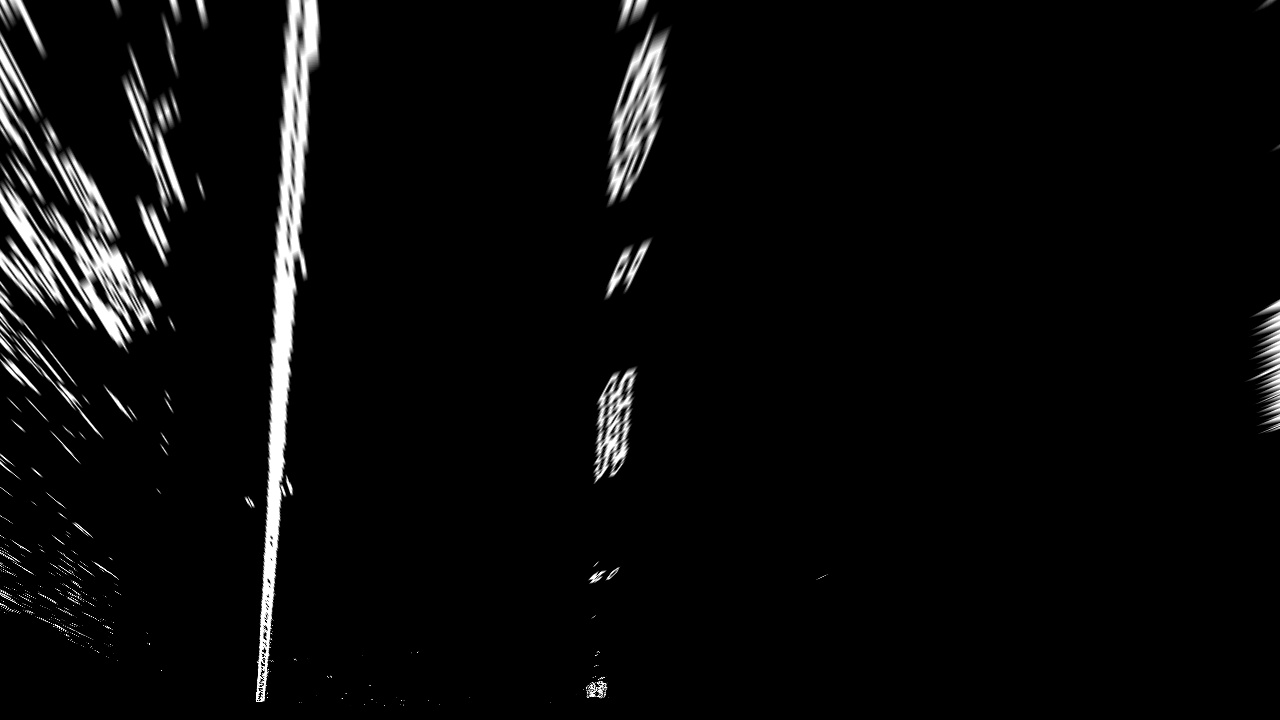
#> input picture 1112_findLaneLine/output_images/warped_img.jpg, 1280 x 720 px
$ python '寻找车道线.py'   (older library calls are emulated)
#> lines starting #> are read from the running program, lines starting #| are printed output that depends on the picture; after the words box and inside, x2 and y2 are one past the last pixel; in counts of white or black regions, pixels touching at a corner belong together; long printed decimals are rounded
#> further down, warped_img is the input picture: shape (720, 1280); min 0, max 255, mean 10
import numpy as np
import cv2
import matplotlib.pyplot as plt
import pickle

# function define for further step
def curvature(left_fit,right_fit,binary_warped,print_data = True):
    ploty = np.linspace(0,binary_warped.shape[0] -1 , binary_warped.shape[0])
    y_eval = np.max(ploty)
    #y_eval就是曲率，这里是选择最大的曲率

    ym_per_pix = 30/720#在y维度上 米/像素
    xm_per_pix = 3.7/700#在x维度上 米/像素

    #确定左右车道
    leftx = left_fit[0]*ploty**2 + left_fit[1]*ploty + left_fit[2]
    rightx = right_fit[0]*ploty**2 + right_fit[1]*ploty + right_fit[2]

    #定义新的系数在米
    left_fit_cr = np.polyfit(ploty*ym_per_pix, leftx*xm_per_pix, 2)
    right_fit_cr = np.polyfit(ploty*ym_per_pix, rightx*xm_per_pix, 2)
    #最小二乘法拟合

    #计算新的曲率半径
    left_curverad = ((1 + (2*left_fit_cr[0]*y_eval*ym_per_pix + left_fit_cr[1])**2)**1.5) / np.absolute(2*left_fit_cr[0])
    right_curverad = ((1 + (2*right_fit_cr[0]*y_eval*ym_per_pix + right_fit_cr[1])**2)**1.5) / np.absolute(2*right_fit_cr[0])

    #计算中心点，线的中点是左右线底部的中间
    left_lane_bottom = (left_fit[0]*y_eval)**2 + left_fit[0]*y_eval + left_fit[2]
    right_lane_bottom = (right_fit[0]*y_eval)**2 + right_fit[0]*y_eval + right_fit[2]
    lane_center = (left_lane_bottom + right_lane_bottom)/2.
    center_image = 640
    center = (lane_center - center_image)*xm_per_pix#转换成米

    if print_data == True:
        #现在的曲率半径已经转化为米了
        print(left_curverad, 'm', right_curverad, 'm', center, 'm')

    return left_curverad, right_curverad, center

# [45 lines left out: functions show_info, draw_lines, not called in this run]

def undistort(img):
    cal_pickle = pickle.load(open("../camera_cal_pic/wide_dist_pickle.p", "rb"))
    mtx = cal_pickle['mtx']
    dist = cal_pickle['dist']
    undist = cv2.undistort(img,mtx,dist,None,mtx)
    return undist


def find_lines(img,print = True):
    #假设您已经创建了一个被扭曲的二进制图像，称为“binary_warped”
    #取图像下半部分的直方图
#> called with print = True
    histogram= np.sum(img[img.shape[0] //2:,:],axis = 0)
#> histogram = 1280 values, max 60486 at index 272, min 0 at index 176, mean 1748.9
    #创建一个输出图像来绘制和可视化结果
    out_img = np.dstack((img,img,img))*255
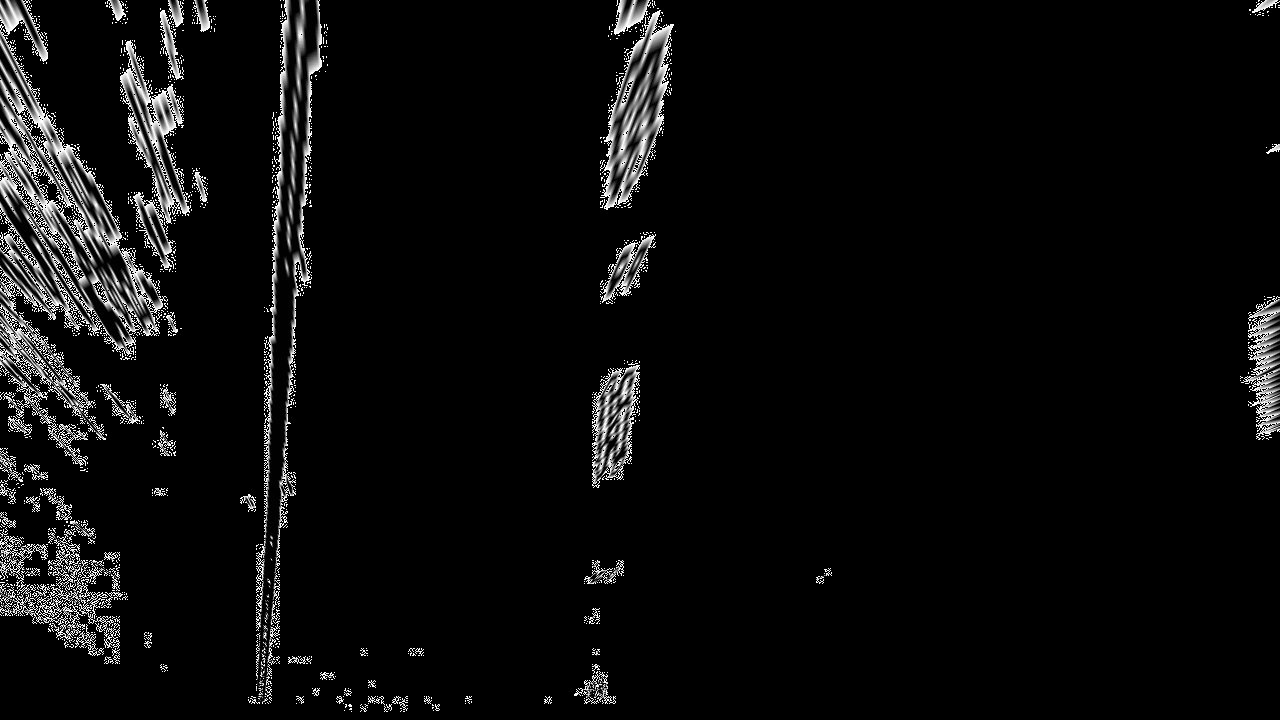
#> out_img: shape (720, 1280, 3); min 0, max 255, mean 11.7
    # plt.imshow(out_img)
    # plt.show()
    #找出直方图的左半边和右半边的峰值
    #这些将是左行和右行的起点
    midpoint = np.int(histogram.shape[0] // 4)
#> midpoint = 320
    leftx_base = np.argmax(histogram[:midpoint])
#> leftx_base = 272
    #np.argmax 是返回最大值所在的位置
    rightx_base = np.argmax(histogram[midpoint:]) + midpoint
#> rightx_base = 600
    #这里是要返回右边HOG值最大所在的位置，所以要加上midpoint

    #选择滑动窗口的数量
    nwindows = 9
    #设置窗口的高度
    window_height = np.int(img.shape[0] // nwindows)
#> window_height = 80
    #确定所有的x和y位置非零像素在图像,这里就是吧img图像中非0元素（就是不是黑的地方就找出来，一行是x，一行是y）
    nonzero = img.nonzero()
#> nonzero = 78185 positions, rows 0 to 711, columns 0 to 1279
    #返回numpy数组中非零的元素
    #对于二维数组b2，nonzero(b2)所得到的是一个长度为2的元组。http://www.cnblogs.com/1zhk/articles/4782812.html
    nonzeroy = np.array(nonzero[0])
    nonzerox = np.array(nonzero[1])
    #为每个窗口当前位置更新
    leftx_current = leftx_base
#> leftx_current = 272
    rightx_current = rightx_base
#> rightx_current = 600
    #设置窗口的宽度+ / -
    margin = 100
    #设置最小数量的像素发现重定位窗口
    minpix = 50
    #创建空的列表接收左和右车道像素指数
    left_lane_inds = []
    right_lane_inds = []

    #遍历窗口
    for window in range(nwindows):
        #识别窗口边界在x和y(左、右)
        win_y_low = img.shape[0] - (window + 1) * window_height #就是把图像切成9分，一分一分的算HOG
        #print('win_y_low',win_y_low)
        win_y_high = img.shape[0] - window * window_height
        win_xleft_low = leftx_current - margin
        #print('win_xleft_low',win_xleft_low)
        win_xleft_high = leftx_current + margin
        #print('win_xleft_high = ',win_xleft_high)
        win_xright_low = rightx_current - margin
        #print('win_xright_low = ',win_xright_low)
        win_xright_high = rightx_current + margin
        #print('win_xright_high = ',win_xright_high)
        #把网格画在可视化图像上
        cv2.rectangle(out_img,(win_xleft_low,win_y_low),(win_xleft_high,win_y_high),(0,255,0),2)#通过确定对角线 画矩形
        cv2.rectangle(out_img,(win_xright_low,win_y_low),(win_xright_high,win_y_high),(0,255,0),2)

    # [6 lines of commented-out code are left out]
        good_left_inds = (  (nonzeroy >= win_y_low)  & (nonzeroy < win_y_high)
                              & (nonzerox >= win_xleft_low) & (nonzerox < win_xleft_high)).nonzero()[0]


        good_right_inds = ( (nonzeroy >= win_y_low) & (nonzeroy < win_y_high)
                              & (nonzerox >= win_xright_low) & (nonzerox < win_xright_high)).nonzero()[0]

        #添加这些指标列表
        left_lane_inds.append(good_left_inds)
        right_lane_inds.append(good_right_inds)
        #如果上面大于minpix，重新定位下一个窗口的平均位置
        if len(good_left_inds) > minpix:
            leftx_current = np.int(np.mean(nonzerox[good_left_inds]))
        if len(good_right_inds) > minpix:
            rightx_current = np.int(np.mean(nonzerox[good_right_inds]))
#> this loop made 9 passes
#> (win_xleft_low, win_xleft_high, win_xright_low, win_xright_high, leftx_current, rightx_current) on passes 1, 2, 4, 5, 6, 7, 8, 9: (172, 372, 500, 700, 282, 593), (182, 382, 493, 693, 267, 601), (171, 371, 501, 701, 272, 611), (172, 372, 511, 711, 277, 620), (177, 377, 520, 720, 287, 625), (187, 387, 525, 725, 281, 621), (181, 381, 521, 721, 292, 635), (192, 392, 535, 735, 290, 643)
#> (win_xleft_low, win_xleft_high, win_xright_low, win_xright_high, leftx_current) on pass 3: (167, 367, 501, 701, 271)
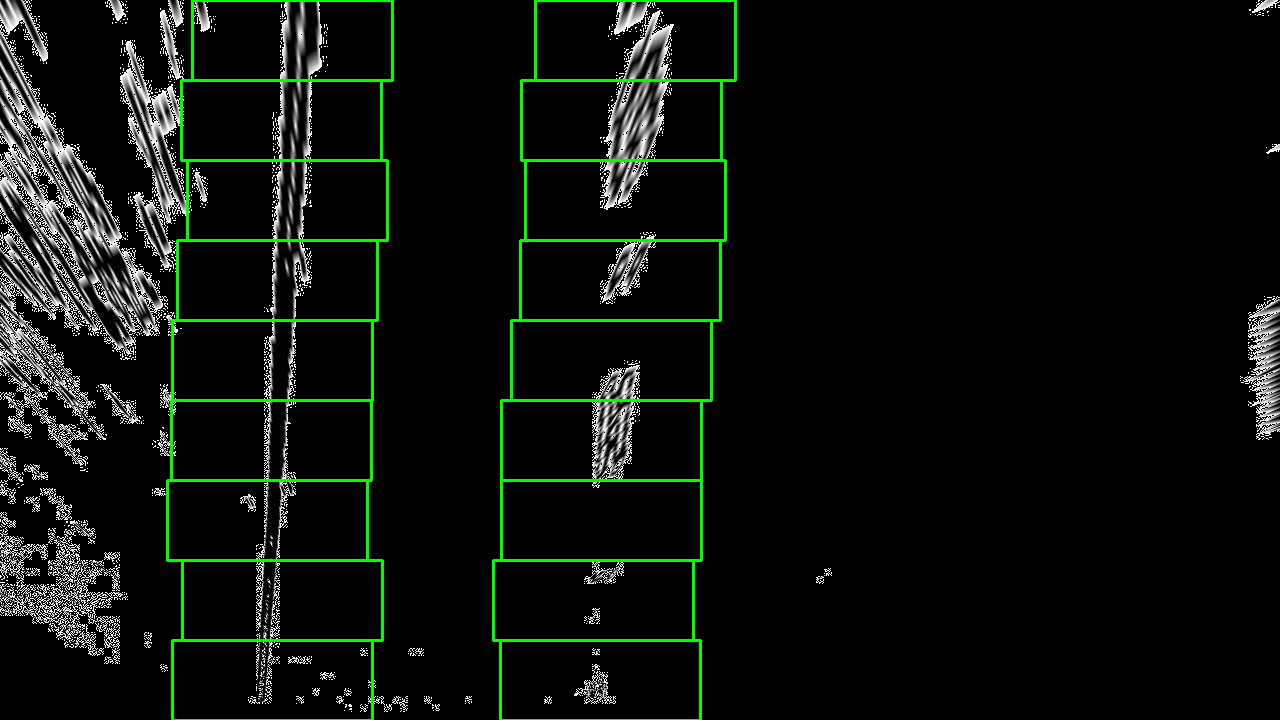
#> out_img: shape (720, 1280, 3); 2.13% of pixels changed, all inside (x1, y1, x2, y2) = (166, 0, 737, 720); drawn as R, G, B
#> after the loop, left_lane_inds = 9 items; right_lane_inds = 9 items

    #连接索引的数组
    left_lane_inds = np.concatenate(left_lane_inds)
#> left_lane_inds = 18924 values, max 78178 at index 1190, min 48 at index 15568, mean 40487.9
    #把list改成numpy格式而已
    right_lane_inds = np.concatenate(right_lane_inds)
#> right_lane_inds = 14505 values, max 78061 at index 618, min 97 at index 11620, mean 34036.3

    #提取左和右线像素位置
    leftx = nonzerox[left_lane_inds]
#> leftx = 18924 values, max 371 at index 728, min 167 at index 2762, mean 282.2
    lefty = nonzeroy[left_lane_inds]
#> lefty = 18924 values, max 711 at index 1187, min 0 at index 15568, mean 295.2
    rightx = nonzerox[right_lane_inds]
#> rightx = 14505 values, max 675 at index 12707, min 544 at index 534, mean 626.3
    righty = nonzeroy[right_lane_inds]
#> righty = 14505 values, max 703 at index 605, min 0 at index 11620, mean 243.1

    #最小二乘多项式拟合。
    left_fit = np.polyfit(lefty, leftx, 2)
#> left_fit = [3.96e-05, -0.0569, 293.9]
    right_fit = np.polyfit(righty, rightx, 2)
#> right_fit = [1.3e-05, -0.0823, 645.1]

    #画图
    ploty = np.linspace(0,img.shape[0] -1,img.shape[0]) #用此来创建等差数列
#> ploty = 720 values from 0 to 719
    left_fitx = left_fit[0] * ploty ** 2 + left_fit[1] * ploty +left_fit[2]
#> left_fitx = 720 values, max 293.9 at index 0, min 273.5 at index 718, mean 280.3
    right_fitx = right_fit[0] * ploty ** 2 +right_fit[1] * ploty + right_fit[2]
#> right_fitx = 720 values, max 645.1 at index 0, min 592.6 at index 719, mean 617.8
    #这步的意思是把曲线拟合出来，

    out_img[nonzeroy[left_lane_inds], nonzerox[left_lane_inds]] = [255, 0, 0]
    out_img[nonzeroy[right_lane_inds], nonzerox[right_lane_inds]] = [0, 0, 255]
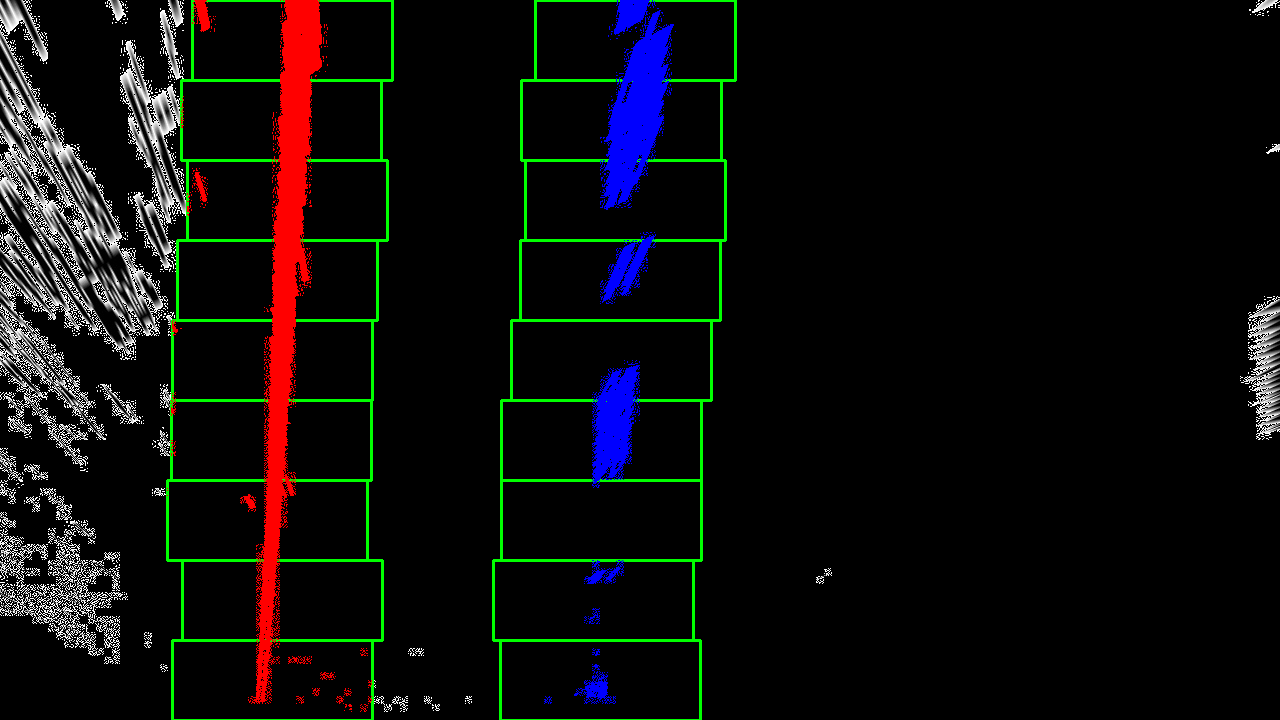
#> out_img: shape (720, 1280, 3); mean of channels 0, 1, 2 12.8, 12.7, 11.6; drawn as R, G, B

    if print == True:
        plt.figure(figsize=(8,8))

        plt.imshow(out_img)
        plt.plot(left_fitx, ploty, color='yellow')
        plt.plot(right_fitx, ploty, color='yellow')
        plt.show()
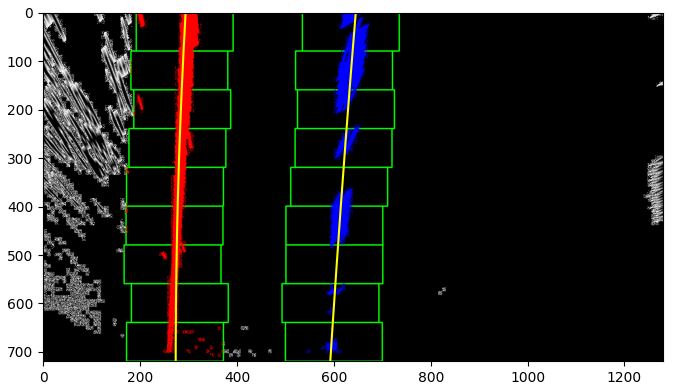
#> figure drawn by matplotlib, 1 panel

    return out_img,left_fit,right_fit

warped_img = plt.imread('output_images/warped_img.jpg')

find_line_image,left_fit,right_fit = find_lines(warped_img)
#> left_fit = [3.96e-05, -0.0569, 293.9]; right_fit = [1.3e-05, -0.0823, 645.1]

# further step
left_curverad, right_curverad, center = curvature(left_fit,right_fit,find_line_image)
#> in curvature, `leftx = left_fit[0]*ploty**2 + left_fit[1]*ploty + left_fit[2]`: leftx has the same summary as left_fitx in find_lines
#> in curvature, `rightx = right_fit[0]*ploty**2 + right_fit[1]*ploty + right_fit[2]`: rightx has the same summary as right_fitx in find_lines
#> in curvature, `left_fit_cr = np.polyfit(ploty*ym_per_pix, leftx*xm_per_pix, 2)`: left_fit_cr = [0.000121, -0.00722, 1.55]
#> in curvature, `right_fit_cr = np.polyfit(ploty*ym_per_pix, rightx*xm_per_pix, 2)`: right_fit_cr = [3.94e-05, -0.0104, 3.41]
#> in curvature, `left_curverad = ((1 + (2*left_fit_cr[0]*y_eval*ym_per_pix + left_fit_c..`: left_curverad = 4143.3
#> in curvature, `right_curverad = ((1 + (2*right_fit_cr[0]*y_eval*ym_per_pix + right_fi..`: right_curverad = 12679.2
#> in curvature, `left_lane_bottom = (left_fit[0]*y_eval)**2 + left_fit[0]*y_eval + left..`: left_lane_bottom = 294
#> in curvature, `right_lane_bottom = (right_fit[0]*y_eval)**2 + right_fit[0]*y_eval + r..`: right_lane_bottom = 645.1
#> in curvature, `lane_center = (left_lane_bottom + right_lane_bottom)/2.`: lane_center = 469.5
#> in curvature, `center = (lane_center - center_image)*xm_per_pix#转换成米`: center = -0.901
#| 4143.291 m 12679.236 m -0.901 m
#> left_curverad = 4143.3; right_curverad = 12679.2; center = -0.901

img_test = plt.imread('test_images/straight_lines1.jpg')
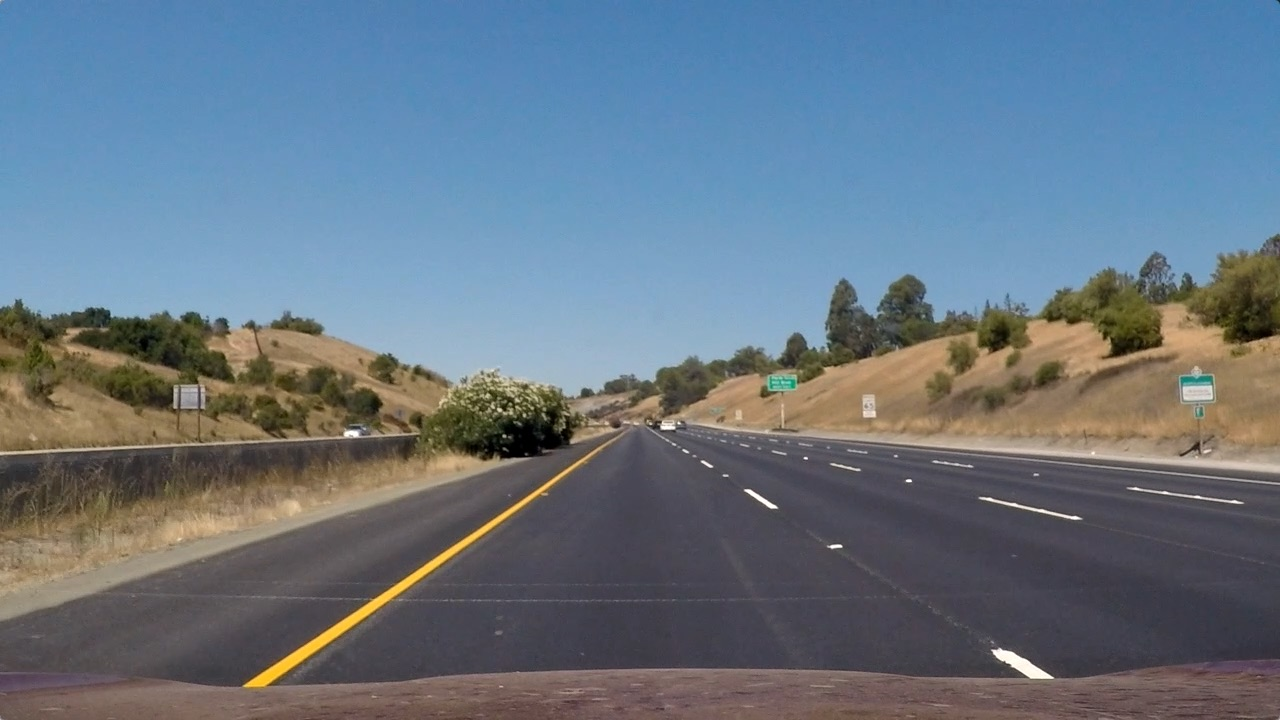
#> input picture 1112_findLaneLine/test_images/straight_lines1.jpg, 1280 x 720 px
#> img_test is the input picture: shape (720, 1280, 3); mean R, G, B 103.2, 117.7, 131.2
#> (the run stopped early here; a loop or call above may not have finished)
